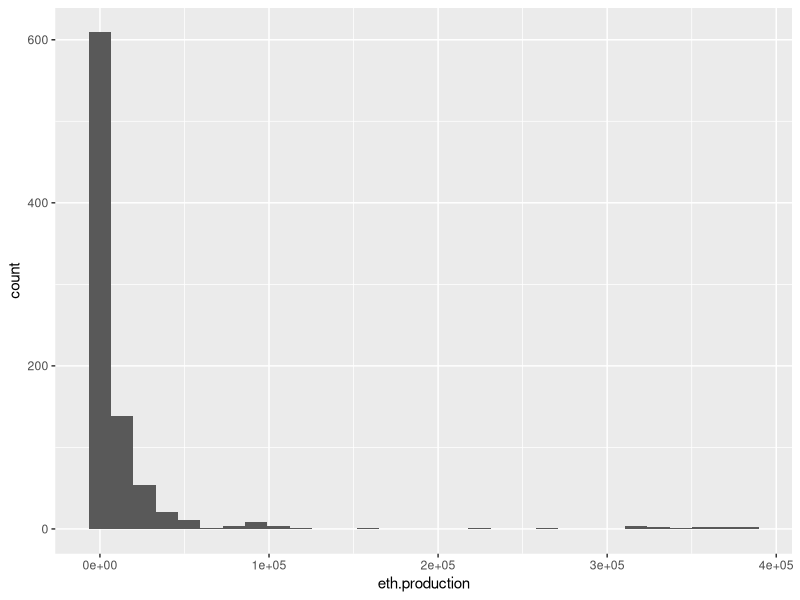

The R script that drew this image:
#library needed packages
library(tidyverse)
library(readxl)
library(skimr)

#import excel spreadsheet
production <- read_excel("Data/Cleaning/Prod_dataset.xlsx")

#the msn code ENPRP represents ethanol production - filter for that
production1 = production |> 
  filter(MSN =="ENPRP")

#drop unneeded columns
production2 = production1 |> 
  dplyr::select(-Data_Status, -MSN)

#pivot data longer
production3 = production2 |> 
  pivot_longer(cols = -StateCode, names_to = "year", values_to = "eth.production")

#look at the data using skimr
production3 |> skim(eth.production)

#there are no missing values but lots of states that have zero ethanol production - which is to be expected
#let's make a histogram of ethanol production excluding the zero values
production3 |> 
  filter(eth.production > 0) |> 
  ggplot(aes(eth.production)) +
  geom_histogram()

#it looks like most states do not produce a lot of ethanol but there are some states which do produce a lot of ethanol

#change name of state variable
production4 = production3 |> 
  rename(state_abb = StateCode)

#coerce year to an integer
production5 = production4 |> 
  mutate(year = as.integer(year))

#check summary of values
summary(production5$year)
table(production5$state_abb)
summary(production5$eth.production)

#save data in r format
saveRDS(production5, "Data/Cleaning/clean.ethanolproduction.rds")
